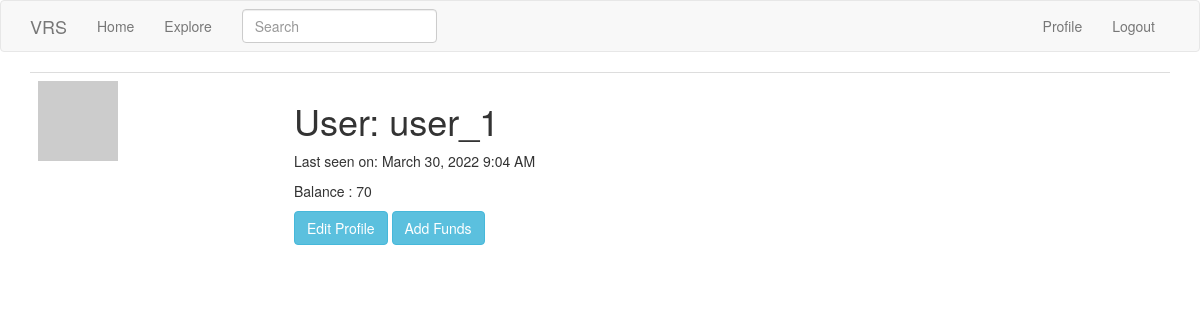
Before: /user/user_1 (signed in) with the older database file.
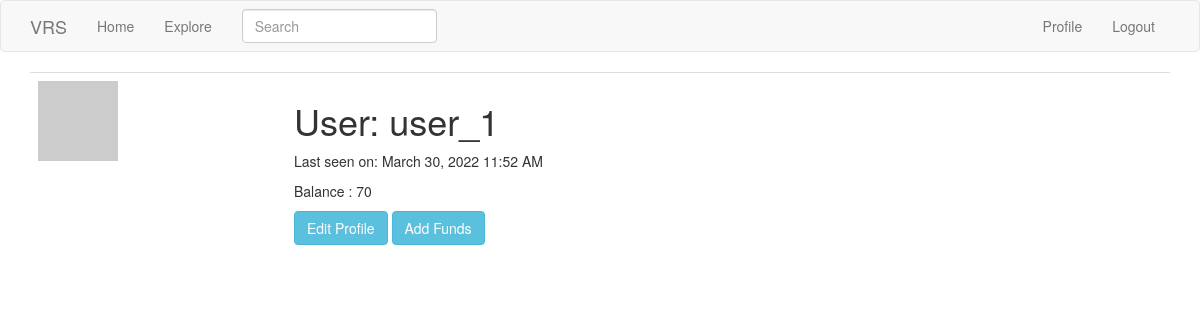
After: the same page with the newer database file.
### app/models.py (models this page shows, shortened)
class User(UserMixin, db.Model):
    user_cat = db.Column(db.String(64), index=True)
    id = db.Column(db.Integer, primary_key=True)
    username = db.Column(db.String(64), index=True, unique=True)
    email = db.Column(db.String(120), index=True, unique=True)
    password_hash = db.Column(db.String(128))
    about_me = db.Column(db.String(140))
    last_seen = db.Column(db.DateTime, default=datetime.utcnow)
    balance = db.Column(db.Integer, default=0)
    def avatar(self, size):
        digest = md5(self.email.lower().encode('utf-8')).hexdigest()
        return 'https://www.gravatar.com/avatar/{}?d=identicon&s={}'.format(
            digest, size)

### app/routes.py (the view)
@app.route('/user/<username>', methods=['GET', 'POST'])
@login_required
def user(username):
    user = User.query.filter_by(username=username).first_or_404()
    page = request.args.get('page', 1, type=int)
    return render_template('user.html', user=user)

### app/forms.py
class SearchForm(FlaskForm):
    q = StringField('Search', validators=[DataRequired()])
    def __init__(self, *args, **kwargs):
        if 'formdata' not in kwargs:
            kwargs['formdata'] = request.args
        if 'meta' not in kwargs:
            kwargs['meta'] = {'csrf': False}
        super(SearchForm, self).__init__(*args, **kwargs)

### app/models.py (called while the page is built)
@login.user_loader
def load_user(id):
    return User.query.get(int(id))

    @classmethod
    def before_commit(cls, session):
        session._changes = {
            'add': list(session.new),
            'update': list(session.dirty),
            'delete': list(session.deleted)
        }

    @classmethod
    def after_commit(cls, session):
        for obj in session._changes['add']:
            if isinstance(obj, SearchableMixin):
                add_to_index(obj.__tablename__, obj)
        for obj in session._changes['update']:
            if isinstance(obj, SearchableMixin):
                add_to_index(obj.__tablename__, obj)
        for obj in session._changes['delete']:
            if isinstance(obj, SearchableMixin):
                remove_from_index(obj.__tablename__, obj)
        session._changes = None

### app/routes.py (called while the page is built)
@app.before_request
def before_request():
    if current_user.is_authenticated:
        current_user.last_seen = datetime.utcnow()
        db.session.commit()
    g.search_form = SearchForm()
    g.locale = str(getlocale())

### app/templates/user.html (shortened to what this page needs)
{% extends "base.html" %}
{% block app_content %}
    <table class="table table-hover">
        <tr>
            <td width="256px"><img src="{{ user.avatar(256) }}"></td>
            <td>
                <h1>User: {{ user.username }}</h1>
                {% if user.last_seen %}
                <p>Last seen on: {{ moment(user.last_seen).format('LLL') }}</p>
                {% endif %}
                {% if user == current_user %}
                <p>Balance : {{ user.balance }}</p>
                {% endif %}
                {% if user == current_user %}
                <form method="post" >
                    <a href="{{ url_for('edit_profile') }}">
                    <input type="button" class="btn btn-info" value="Edit Profile" name="Edit Profile">
                    </a>
                    <a href="{{ url_for('add_funds') }}">
                        <input type="button" class="btn btn-info" value="Add Funds" name="Add Funds">
                    </a>
                </form>
                {% endif %}
            </td>
        </tr>
    </table>
{% endblock %}

### app/templates/base.html (shortened to what this page needs)
{% extends 'bootstrap/base.html' %}
{% block navbar %}
    <nav class="navbar navbar-default">
        <div class="container">
            <div class="navbar-header">
                {% if current_user.is_authenticated %}
                <a class="navbar-brand" href="{{ url_for('index'+"_" + current_user.user_cat) }}">VRS</a>
                {% else %}
                <a class="navbar-brand" href="{{ url_for('explore') }}">VRS</a>
                {% endif %}
            </div>
            <div class="collapse navbar-collapse" id="bs-example-navbar-collapse-1">
                <ul class="nav navbar-nav">
                    {% if current_user.is_authenticated %}
                    <li><a href="{{ url_for('index'+'_' + current_user.user_cat) }}">Home</a></li>
                    {% endif %}
                    <li><a href="{{ url_for('explore') }}">Explore</a></li>
                </ul>
                <ul class="nav navbar-nav navbar-right">
                    {% if current_user.is_anonymous %}
                    <li><a href="{{ url_for('login') }}">Login</a></li>
                    {% else %}
                    <li><a href="{{ url_for('user', username=current_user.username) }}">Profile</a></li>
                    <li><a href="{{ url_for('logout') }}">Logout</a></li>
                    {% endif %}
                </ul>
                {% if g.search_form %}
                <form class="navbar-form navbar-left" method="get"
                    action="{{ url_for('search') }}">
                <div class="form-group">
                    {{ g.search_form.q(size=20, class='form-control',
                        placeholder=g.search_form.q.label.text) }}
                </div>
                </form>
                {% endif %}
            </div>
        </div>
    </nav>
{% endblock %}
{% block content %}
    <div class="container">
        {% block app_content %}{% endblock %}
    </div>
{% endblock %}

Changed rows visible on the page:
changed User "user_1": last_seen "March 30, 2022 9:04 AM" → "March 30, 2022 11:52 AM"
